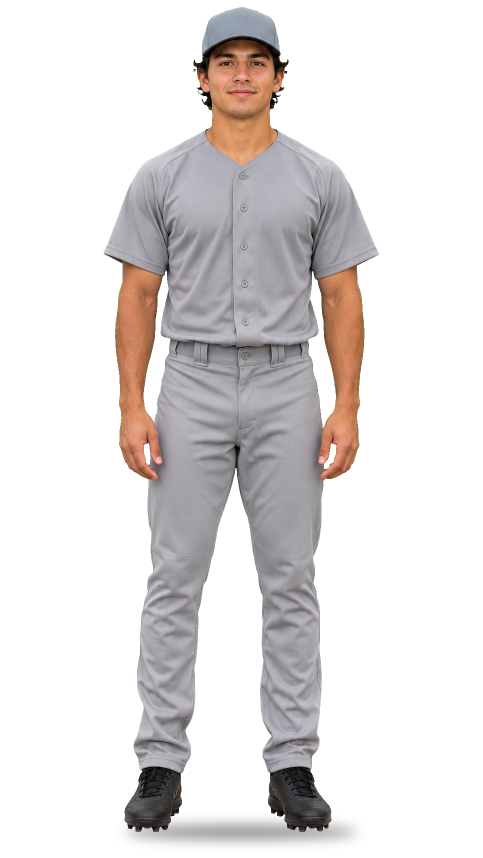
#> input picture v3/W4-3d/src/cut-baseball.png, 965 x 1715 px (shown at 1/2 size)
$ python -i build.py   (imports and definitions only)
#> lines starting #> are read from the running program, lines starting #| are printed output that depends on the picture; after the words box and inside, x2 and y2 are one past the last pixel; in counts of white or black regions, pixels touching at a corner belong together
#> `W,H=1800,900;strip=Image.new('RGBA',(W,H),'white');order=[6,4,2,0,1,3,..`: strip: PIL image 1800x900 RGBA; every value is 255
#> further down, picture is the input picture: PIL image 965x1715 RGBA; mean R, G, B, A 48.4, 44.6, 44.2, 78.1
import json
import numpy as np
from PIL import Image,ImageFilter,ImageDraw
# [1 line not run here, left out]
def key(im):
    a=np.asarray(im.convert('RGB')).astype(int);r,gg,b=a[...,0],a[...,1],a[...,2]
#> after `a = np.asarray(im.convert('RGB')).astype(int)`:
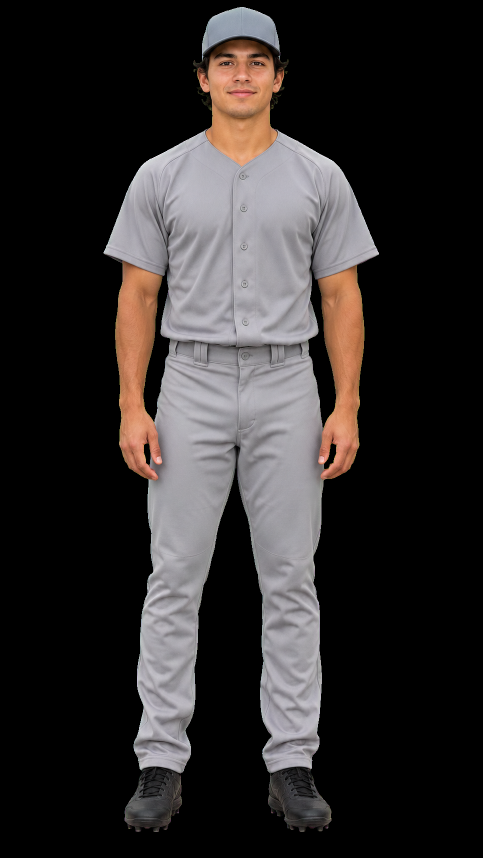
#> a: shape (1715, 965, 3) int64 (shown at 1/2 size); mean R, G, B 48.4, 44.6, 44.2
#> after `r, gg, b = (a[..., 0], a[..., 1], a[..., 2])`:
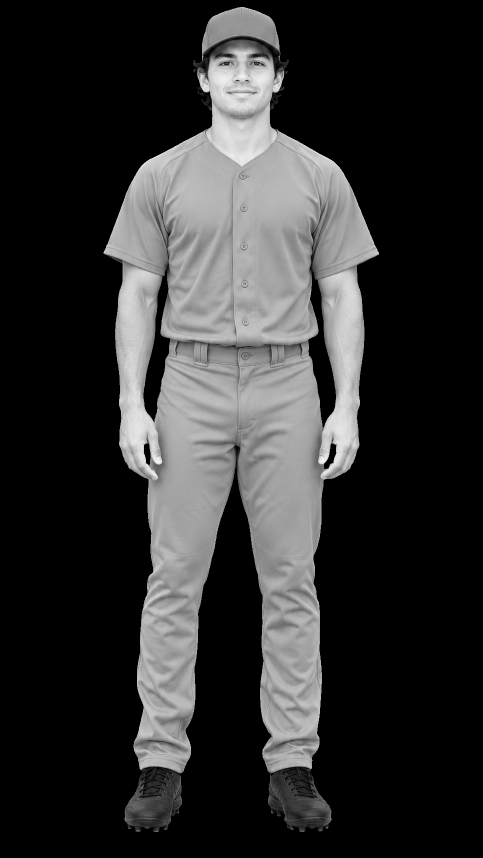
#> r: shape (1715, 965) int64 (shown at 1/2 size); min 0, max 250, mean 48.4
#> after `r, gg, b = (a[..., 0], a[..., 1], a[..., 2])`:
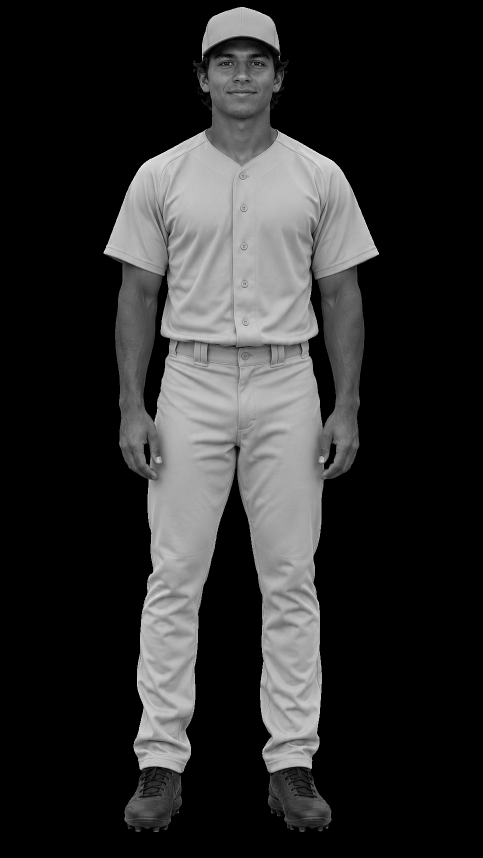
#> b: shape (1715, 965) int64 (shown at 1/2 size); min 0, max 255, mean 44.2
    d=gg-np.maximum(r,b);al=np.clip((40-d)/28*255,0,255).astype(np.uint8)
#> after `d = gg - np.maximum(r, b)`:
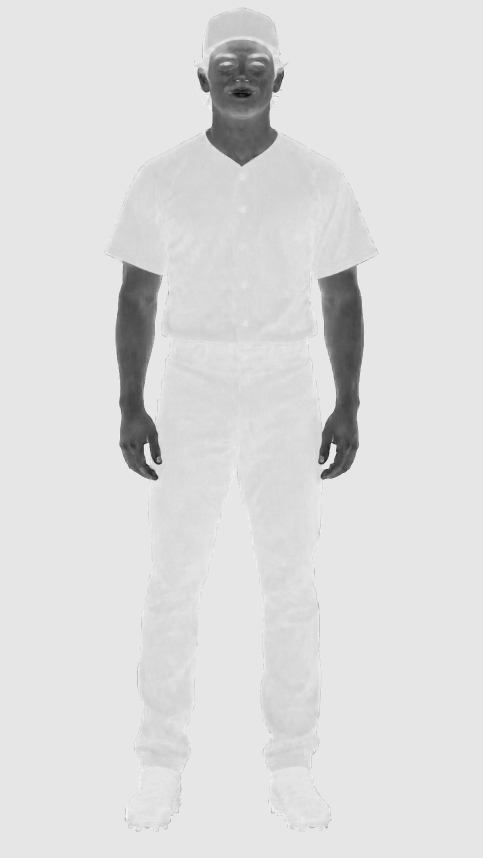
#> d: shape (1715, 965) int64 (shown at 1/2 size); min -112, max 12, mean -4.75; drawn with min black and max white
#> after `al = np.clip((40 - d) / 28 * 255, 0, 255).astype(np.uint8)`: al: shape (1715, 965); every value is 255
    gg2=np.where(d>12,np.maximum(r,b),gg)
    out=np.dstack([r,gg2,b,al]).astype(np.uint8);im=Image.fromarray(out,'RGBA')
    bb=im.getchannel('A').point(lambda v:255 if v>40 else 0).getbbox();im=im.crop(bb)
#> after `bb = im.getchannel('A').point(lambda v: 255 if v > 40 else 0).getbbox(`: bb = (0, 0, 965, 1715)
    H=int(im.height*1.04);cw=max(im.width+40,int(H*9/16));ch=int(cw*16/9)
#> after `H = int(im.height * 1.04)`: H = 1783
#> after `cw = max(im.width + 40, int(H * 9 / 16))`: cw = 1005
#> after `ch = int(cw * 16 / 9)`: ch = 1786
    c=Image.new('RGBA',(cw,ch),(0,0,0,0))
#> c: PIL image 1005x1786 RGBA; every value is 0
    # soft contact shadow ellipse at feet
    sh=Image.new('L',(cw,ch),0);ImageDraw.Draw(sh).ellipse((cw//2-im.width*0.42,ch-int(ch*0.03)-14,cw//2+im.width*0.42,ch-int(ch*0.03)+14),fill=110)
#> after `sh = Image.new('L', (cw, ch), 0)`: sh: PIL image 1005x1786 L; every value is 0
#> after `ImageDraw.Draw(sh).ellipse((cw // 2 - im.width * 0.42, ch - int(ch * 0`:
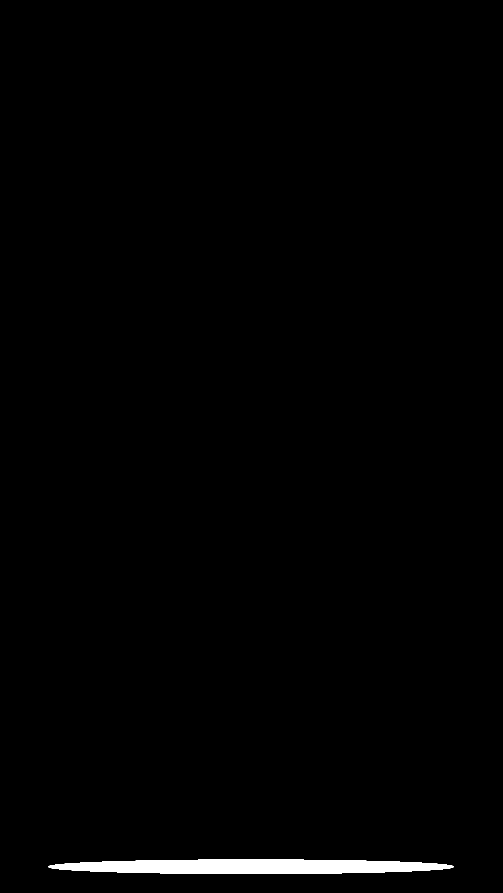
#> sh: PIL image 1005x1786 L (shown at 1/2 size); values 0 (black) and 110 (white), 1% white; 1 white region, box (x1, y1, x2, y2) and area: (96, 1719, 908, 1748) 18668
    sh=sh.filter(ImageFilter.GaussianBlur(12));c.paste(Image.new('RGBA',(cw,ch),(0,0,0,255)),(0,0),sh)
#> after `c.paste(Image.new('RGBA', (cw, ch), (0, 0, 0, 255)), (0, 0), sh)`:
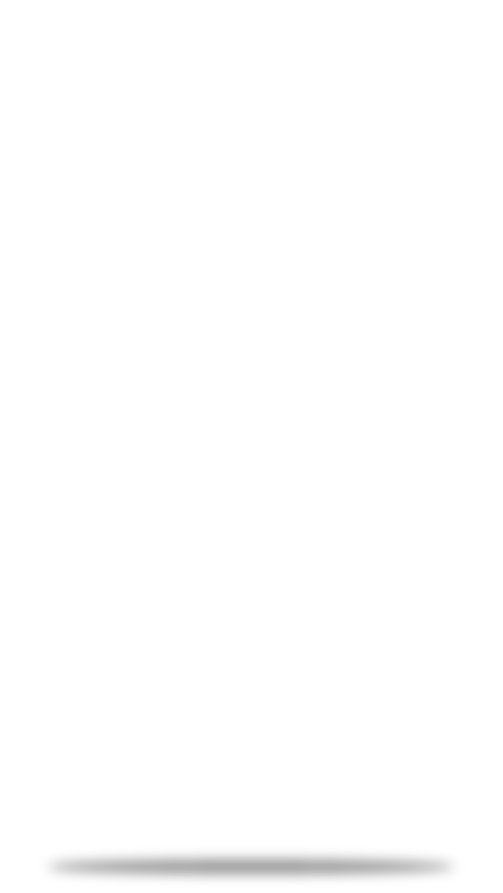
#> c: PIL image 1005x1786 RGBA (shown at 1/2 size); mean R, G, B, A 0, 0, 0, 1.1; transparent parts drawn white
    c.alpha_composite(im,((cw-im.width)//2,ch-int(ch*0.03)-im.height));return c
#> after `c.alpha_composite(im, ((cw - im.width) // 2, ch - int(ch * 0.03) - im.`:
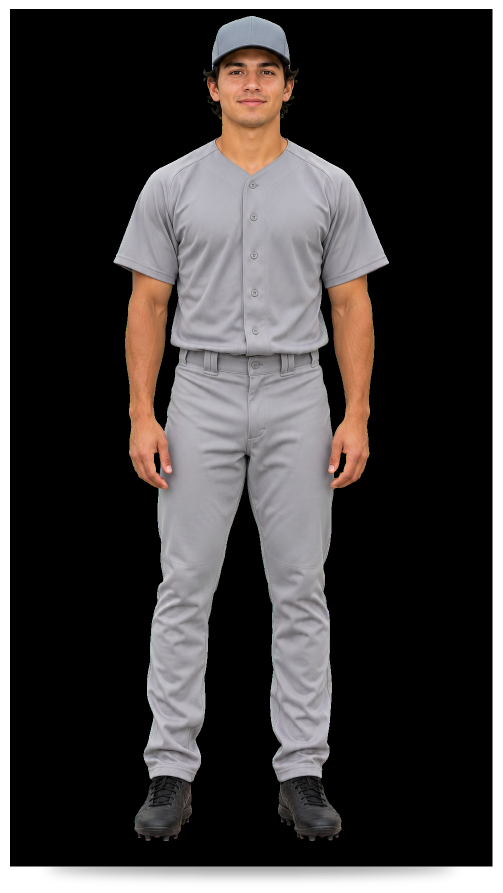
#> c: PIL image 1005x1786 RGBA (shown at 1/2 size); mean R, G, B, A 44.6, 41.1, 40.7, 235.7; transparent parts drawn white
# [8 lines not run here, left out]
# ring-style strip on white, depth blur on outer
W,H=1800,900;strip=Image.new('RGBA',(W,H),'white');order=[6,4,2,0,1,3,5,7]
# [5 lines not run here, left out]
# [1 line that did not run here, left out]
# [1 line that did not run here, left out]
# [1 line that did not run here, left out]
cmp.save('comparison.png')

>>> from PIL import Image
>>> picture = Image.open('src/cut-baseball.png')
>>> result = key(picture)

$ run again, on v3/W4-3d/src/cut-swimmer.png
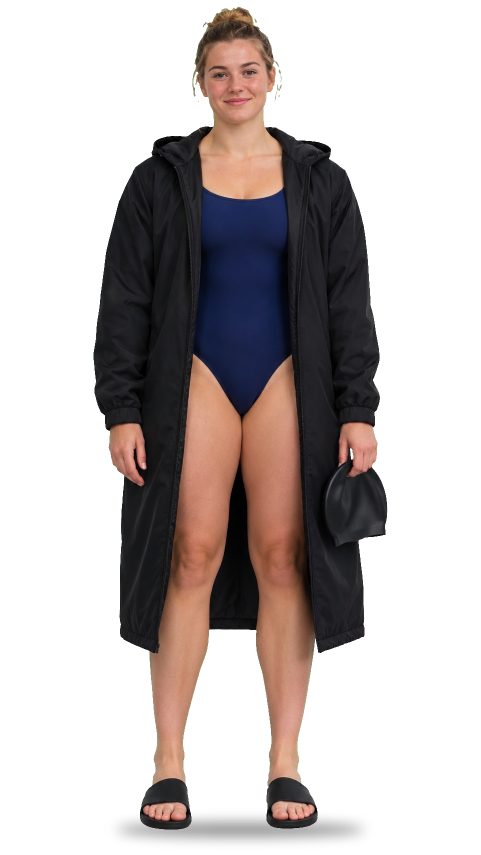
#> input picture v3/W4-3d/src/cut-swimmer.png, 962 x 1710 px (shown at 1/2 size)
#> strip: PIL image 1800x900 RGBA; every value is 255
#> picture is the input picture: PIL image 962x1710 RGBA; mean R, G, B, A 31.1, 23.9, 22.6, 94.2
#> in key, `d = gg - np.maximum(r, b)`:
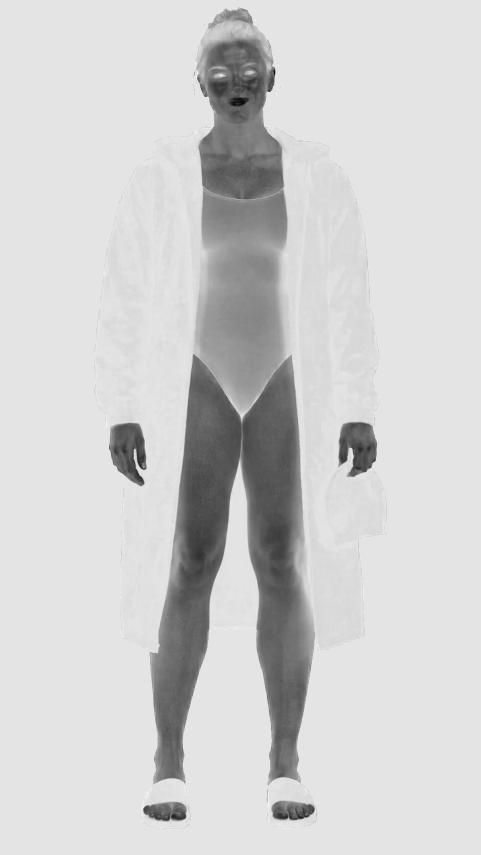
#> d: shape (1710, 962) int64 (shown at 1/2 size); min -104, max 12, mean -9.52; drawn with min black and max white
#> al: shape (1710, 962); every value is 255
#> bb = (0, 0, 962, 1710)
#> in key, `c.alpha_composite(im, ((cw - im.width) // 2, ch - int(ch * 0.03) - im.`:
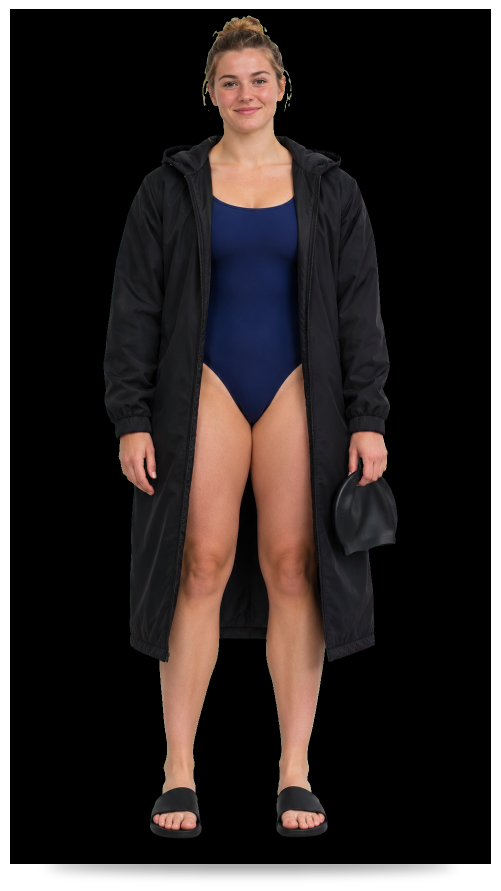
#> c: PIL image 1002x1781 RGBA (shown at 1/2 size); mean R, G, B, A 28.6, 22, 20.9, 235.6; transparent parts drawn white

$ run again, on v3/W4-3d/src/cut-volleyball.png
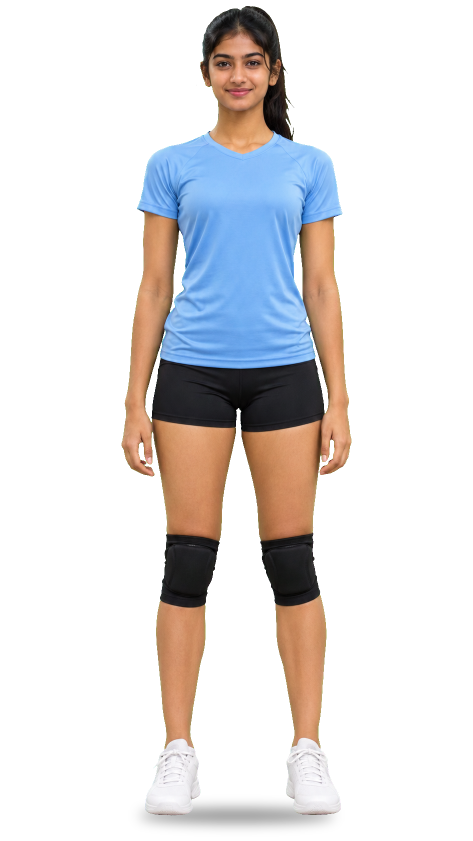
#> input picture v3/W4-3d/src/cut-volleyball.png, 946 x 1681 px (shown at 1/2 size)
#> strip: PIL image 1800x900 RGBA; every value is 255
#> picture is the input picture: PIL image 946x1681 RGBA; mean R, G, B, A 38.2, 35.9, 36.3, 68.1
#> in key, `d = gg - np.maximum(r, b)`:
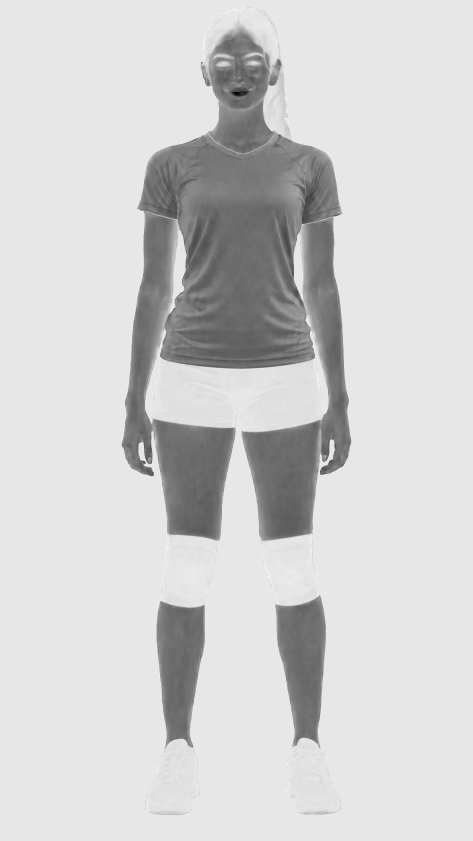
#> d: shape (1681, 946) int64 (shown at 1/2 size); min -121, max 12, mean -11.91; drawn with min black and max white
#> al: shape (1681, 946); every value is 255
#> bb = (0, 0, 946, 1681)
#> in key, `c.alpha_composite(im, ((cw - im.width) // 2, ch - int(ch * 0.03) - im.`:
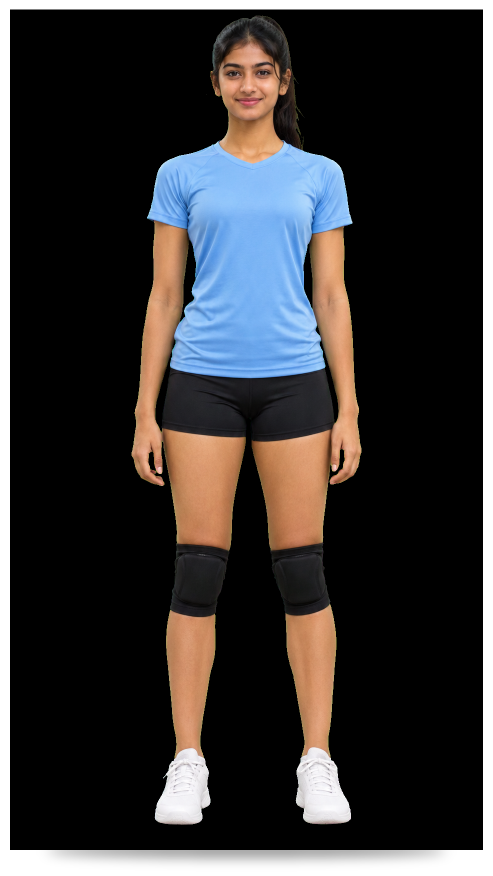
#> c: PIL image 986x1752 RGBA (shown at 1/2 size); mean R, G, B, A 35.2, 33, 33.4, 235.3; transparent parts drawn white

$ run again, on v3/W4-3d/src/cut-wbasketball.png
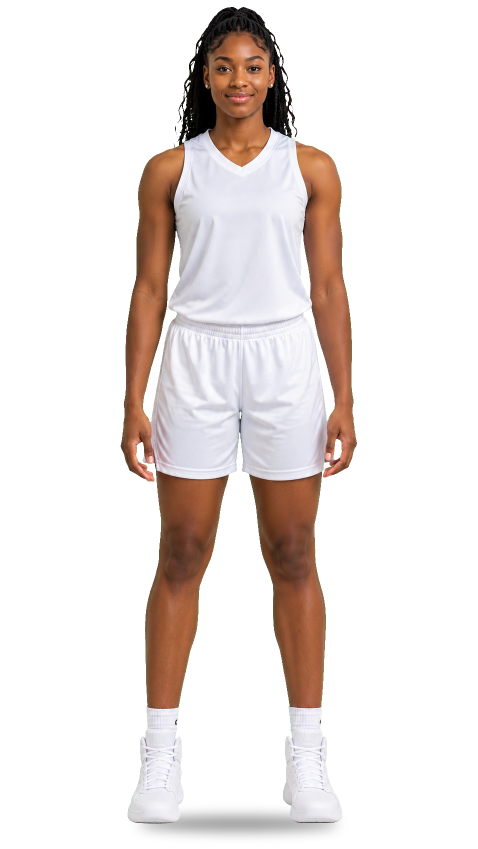
#> input picture v3/W4-3d/src/cut-wbasketball.png, 955 x 1697 px (shown at 1/2 size)
#> strip: PIL image 1800x900 RGBA; every value is 255
#> picture is the input picture: PIL image 955x1697 RGBA; mean R, G, B, A 50.2, 42.8, 40.2, 71.5
#> al: shape (1697, 955); every value is 255
#> bb = (0, 0, 955, 1697)
#> in key, `c.alpha_composite(im, ((cw - im.width) // 2, ch - int(ch * 0.03) - im.`:
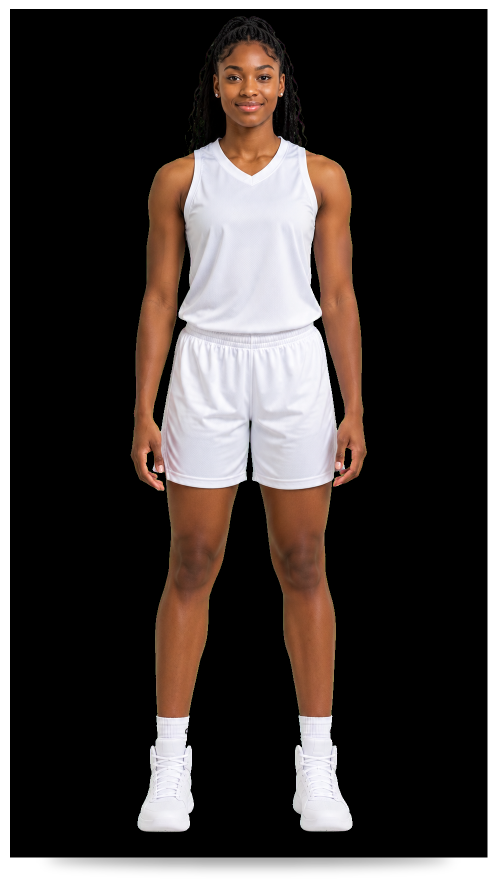
#> c: PIL image 995x1768 RGBA (shown at 1/2 size); mean R, G, B, A 46.2, 39.5, 37, 235.5; transparent parts drawn white
